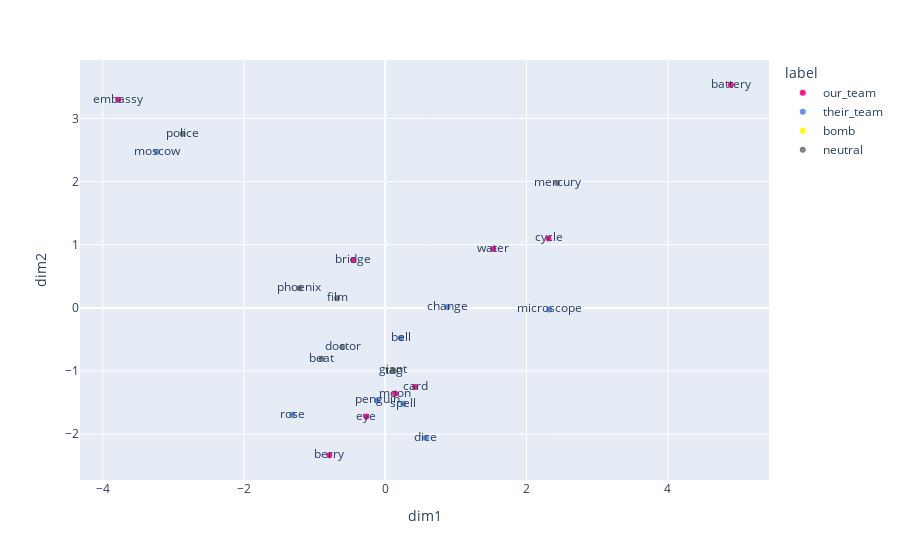

The code cell stored with this chart in its notebook:
### Code cell
X_embedded = PCA_fit(embedding_matrix, n_comp = 2)
df_reduced = matrix_to_df(X_embedded, words, labels)
plot_2d(df_reduced, color_map)

### Figure 1 — Plotly figure (JSON) as saved in the notebook; plotly's stock layout.template omitted (floating-point values rounded to 4 significant figures)
{"data": [{"hovertemplate": "<b>%{hovertext}</b><br><br>label=our_team<br>dim1=%{x}<br>dim2=%{y}<br>word=%{text}<extra></extra>", "hovertext": ["moon", "card", "eye", "berry", "battery", "embassy", "bridge", "cycle", "water"], "legendgroup": "our_team", "marker": {"color": "deeppink", "symbol": "circle"}, "mode": "markers+text", "name": "our_team", "orientation": "v", "showlegend": true, "text": ["moon", "card", "eye", "berry", "battery", "embassy", "bridge", "cycle", "water"], "type": "scatter", "x": [0.1406, 0.4229, -0.2682, -0.7903, 4.891, -3.779, -0.4543, 2.312, 1.53], "xaxis": "x", "y": [-1.357, -1.252, -1.721, -2.333, 3.533, 3.294, 0.7567, 1.1, 0.9315], "yaxis": "y"}, {"hovertemplate": "<b>%{hovertext}</b><br><br>label=their_team<br>dim1=%{x}<br>dim2=%{y}<br>word=%{text}<extra></extra>", "hovertext": ["dice", "change", "spell", "moscow", "rose", "penguin", "microscope", "bell"], "legendgroup": "their_team", "marker": {"color": "cornflowerblue", "symbol": "circle"}, "mode": "markers+text", "name": "their_team", "orientation": "v", "showlegend": true, "text": ["dice", "change", "spell", "moscow", "rose", "penguin", "microscope", "bell"], "type": "scatter", "x": [0.5749, 0.8818, 0.2559, -3.232, -1.315, -0.1098, 2.32, 0.2208], "xaxis": "x", "y": [-2.055, 0.01396, -1.518, 2.473, -1.691, -1.465, -0.02472, -0.4826], "yaxis": "y"}, {"hovertemplate": "<b>%{hovertext}</b><br><br>label=bomb<br>dim1=%{x}<br>dim2=%{y}<br>word=%{text}<extra></extra>", "hovertext": ["giant"], "legendgroup": "bomb", "marker": {"color": "yellow", "symbol": "circle"}, "mode": "markers+text", "name": "bomb", "orientation": "v", "showlegend": true, "text": ["giant"], "type": "scatter", "x": [0.1057], "xaxis": "x", "y": [-0.9849], "yaxis": "y"}, {"hovertemplate": "<b>%{hovertext}</b><br><br>label=neutral<br>dim1=%{x}<br>dim2=%{y}<br>word=%{text}<extra></extra>", "hovertext": ["phoenix", "police", "tag", "film", "doctor", "mercury", "beat"], "legendgroup": "neutral", "marker": {"color": "grey", "symbol": "circle"}, "mode": "markers+text", "name": "neutral", "orientation": "v", "showlegend": true, "text": ["phoenix", "police", "tag", "film", "doctor", "mercury", "beat"], "type": "scatter", "x": [-1.214, -2.866, 0.1223, -0.6807, -0.6035, 2.433, -0.8969], "xaxis": "x", "y": [0.3116, 2.758, -0.9957, 0.1531, -0.6183, 1.978, -0.8035], "yaxis": "y"}], "layout": {"autosize": true, "legend": {"title": {"text": "label"}, "tracegroupgap": 0}, "margin": {"t": 60}, "xaxis": {"anchor": "y", "autorange": true, "domain": [0, 1], "range": [-4.322, 5.434], "title": {"text": "dim1"}, "type": "linear"}, "yaxis": {"anchor": "x", "autorange": true, "domain": [0, 1], "range": [-2.787, 3.987], "title": {"text": "dim2"}, "type": "linear"}}}
